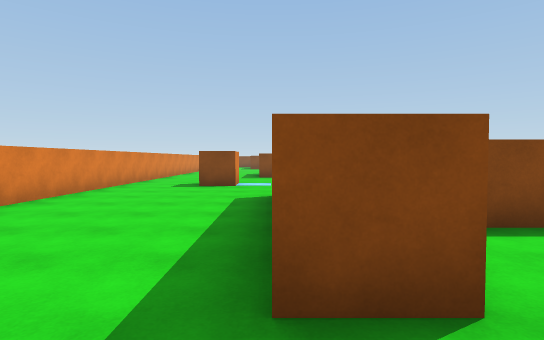
view 1 (above)

24 first-person views from a walk through a scene from a Unity 3-D project. The camera is 1.5 m above the floor, tilts 2° down and sees 80° across. The floor is counted in squares, 2 m on a side. Each view is taken from the middle of a square. On the plan, view 1 faces up. The plan holds only what a view shows up to about 11 squares ahead; the rest is blank. The player is left out. Surface patterns are stand-ins for the level's own textures.

view 2
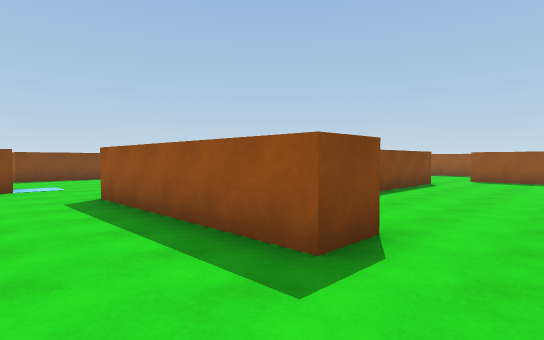

view 3
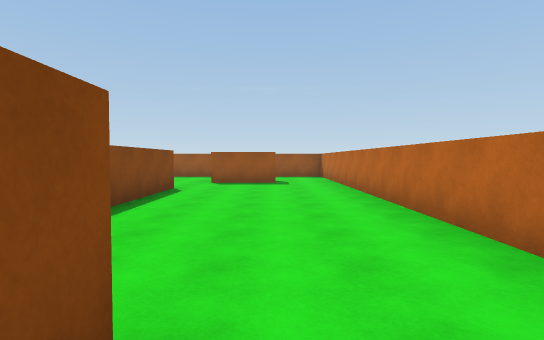

view 4
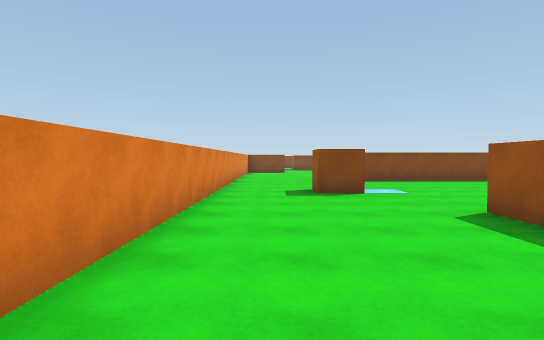

view 5
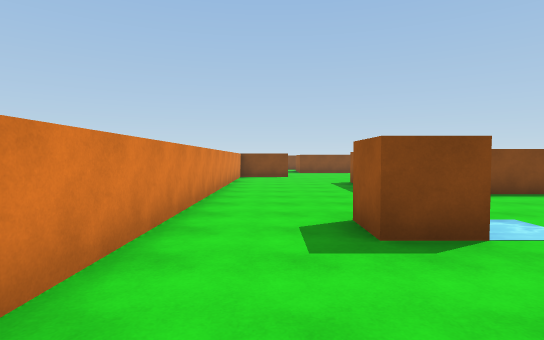

view 6
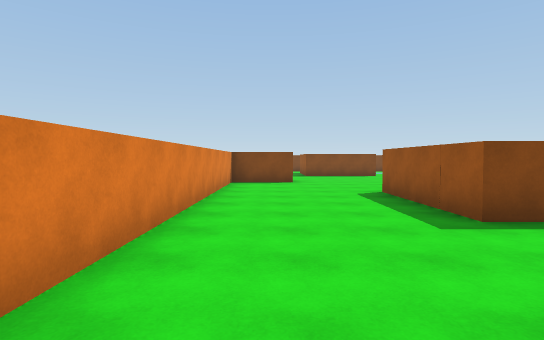

view 7
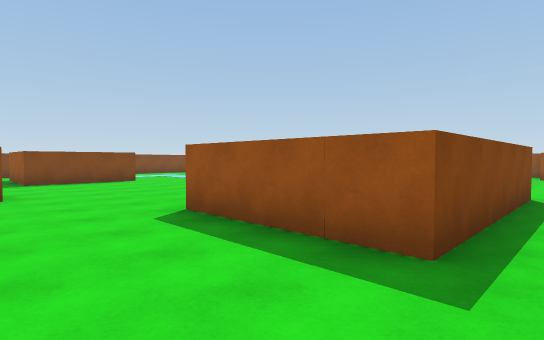

view 8
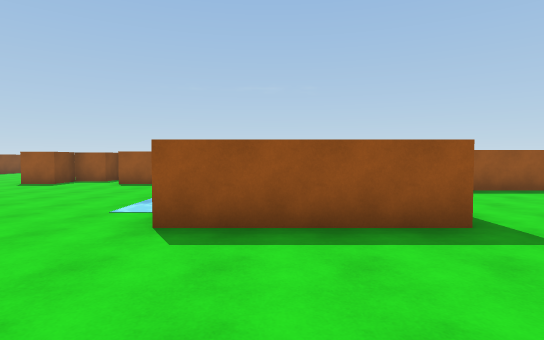

view 9
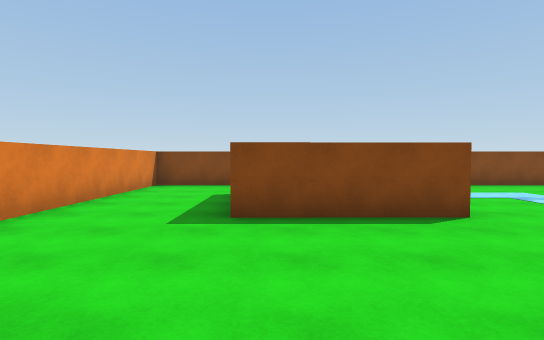

view 10
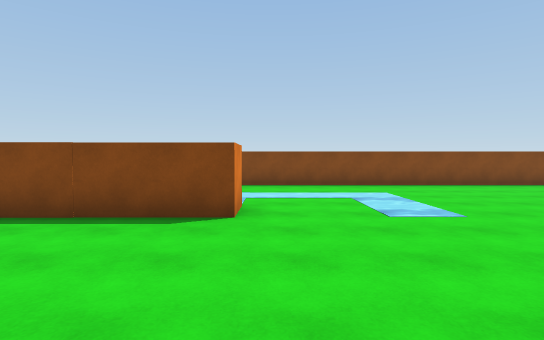

view 11
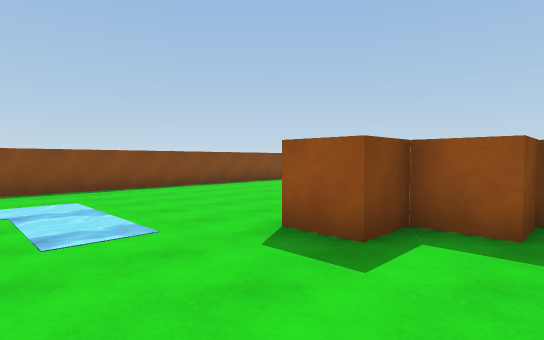

view 12
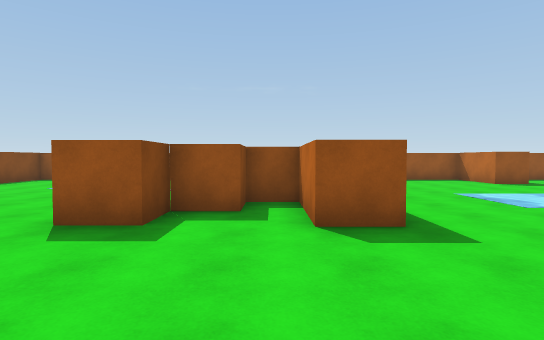

view 13
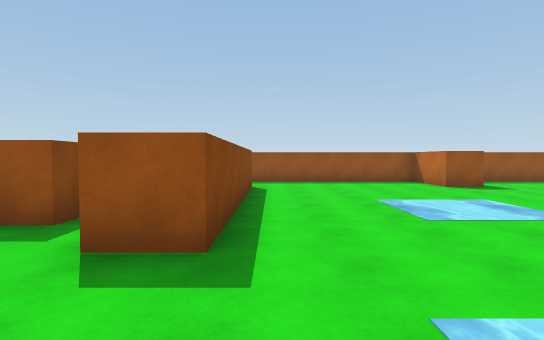

view 14
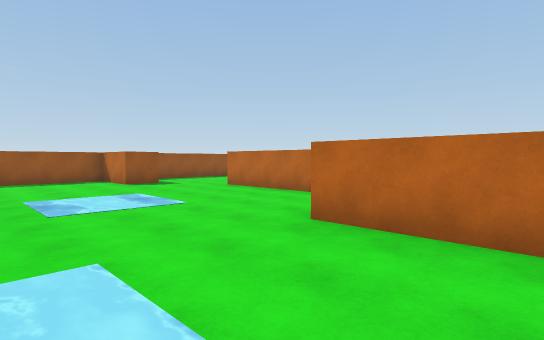

view 15
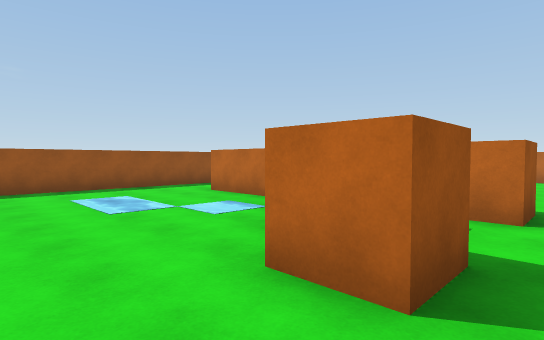

view 16
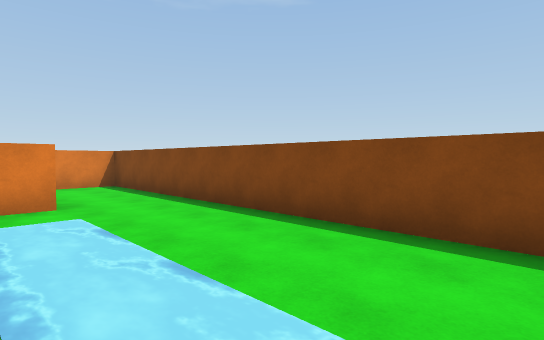

view 17
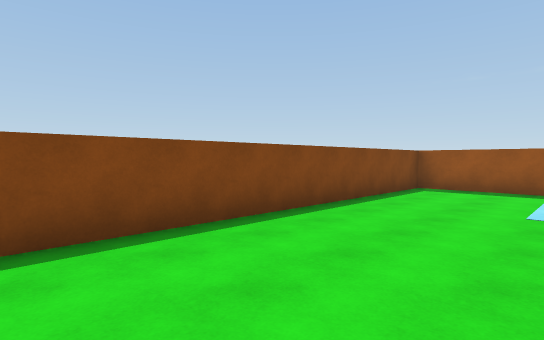

view 18
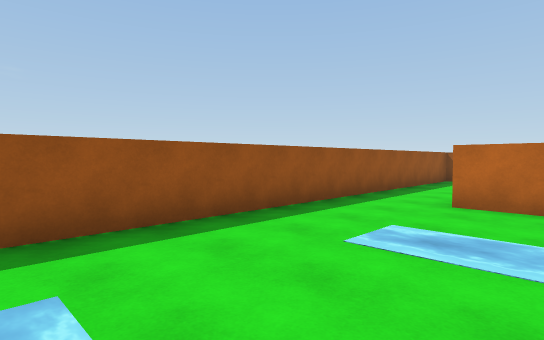

view 19
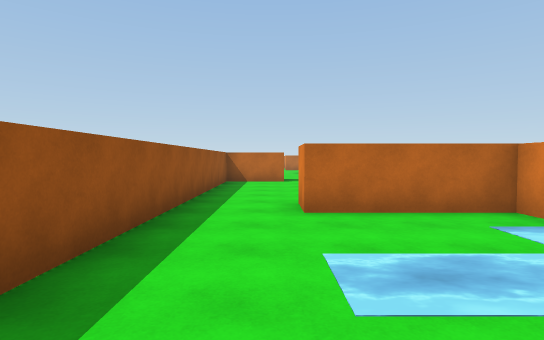

view 20
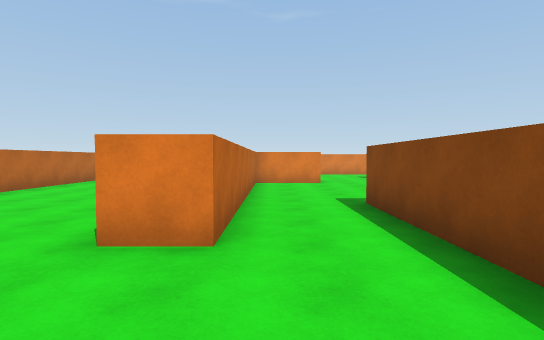

view 21
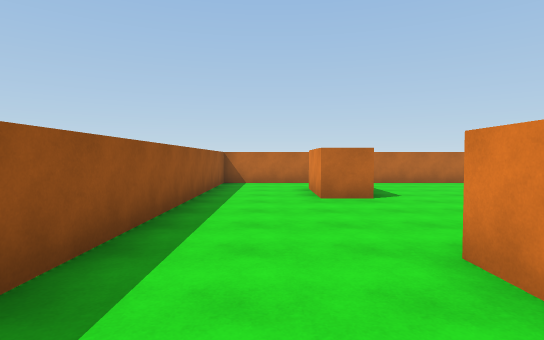

view 22
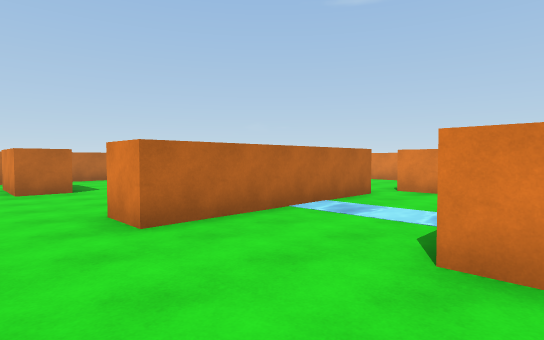

view 23
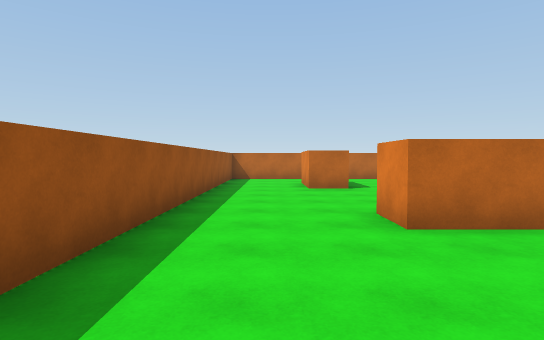

view 24
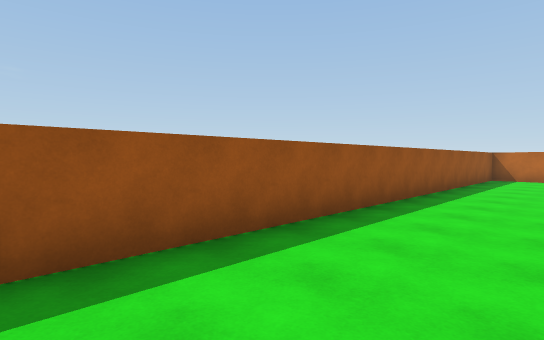

### Floor plan
Key: @ floor where view 1 was taken; # wall or solid block; . floor; ~ water the walk can cross; B brown block.
Columns run from 5 left of view 1 to 14 right of it. Each row starts with its distance up from view 1.
 29 ####################
 28 #..................#
 27 #..................#
 26 #...#.~~~~.........#
 25 #...#.~..~......~~.#
 24 #...###..~.........#
 23 #...###............#
 22  ..........B...~~..#
 21   .........BB.~....#
 20 ###.........BB.....#
 19 #..........######..#
 18 #..................#
 17 #.....~~~~.........#
 16 #....# .....~~.....#
 15 #....# .....~~.....#
 14 #....# ............#
 13 #....#####.......###
 12 #......... ........#
 11 #........  ####....#
 10 #..BB....#   ~.....#
  9 #..BB....#...~.....#
  8 #........#...~.....#
  7 #..........#####...#
  6 #....##............#
  5 #....##............#
  4 #....#########.....#
  3  ....# ............#
  2   ...##........##..#
  1    ............##..#
  0    ..@.............#
 -1      ###############

Positions as (right, up) in squares from view 1, and headings:
1: (0, 0), facing up
2: (-2, 0), facing up-right
3: (0, 1), facing right
4: (-3, 2), facing up
5: (-3, 6), facing up
6: (-3, 9), facing up
7: (-3, 12), facing up-right
8: (-4, 15), facing right
9: (-1, 19), facing up
10: (2, 19), facing up
11: (3, 20), facing up-right
12: (2, 20), facing right
13: (3, 18), facing right
14: (2, 17), facing down-right
15: (5, 24), facing down-right
16: (5, 25), facing up-left
17: (5, 25), facing up-right
18: (10, 25), facing down-right
19: (12, 24), facing down
20: (11, 5), facing left
21: (12, 9), facing down
22: (12, 11), facing down-left
23: (12, 11), facing down
24: (11, 12), facing down-right
